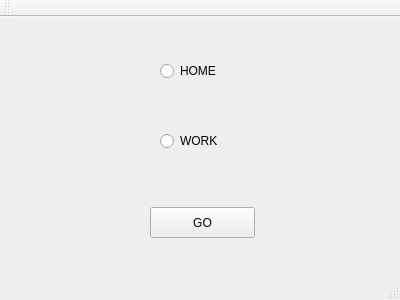
<?xml version="1.0" encoding="UTF-8"?>
<ui version="4.0">
 <class>MainWindow</class>
 <widget class="QMainWindow" name="MainWindow">
  <property name="geometry">
   <rect>
    <x>0</x>
    <y>0</y>
    <width>400</width>
    <height>300</height>
   </rect>
  </property>
  <property name="windowTitle">
   <string>MainWindow</string>
  </property>
  <widget class="QWidget" name="centralWidget">
   <widget class="QPushButton" name="Go_B">
    <property name="geometry">
     <rect>
      <x>150</x>
      <y>190</y>
      <width>105</width>
      <height>31</height>
     </rect>
    </property>
    <property name="text">
     <string>GO</string>
    </property>
   </widget>
   <widget class="QRadioButton" name="Home_RB">
    <property name="geometry">
     <rect>
      <x>160</x>
      <y>40</y>
      <width>125</width>
      <height>28</height>
     </rect>
    </property>
    <property name="text">
     <string>HOME</string>
    </property>
    <attribute name="buttonGroup">
     <string notr="true">Paths_RBs</string>
    </attribute>
   </widget>
   <widget class="QRadioButton" name="Work_RB">
    <property name="geometry">
     <rect>
      <x>160</x>
      <y>110</y>
      <width>125</width>
      <height>28</height>
     </rect>
    </property>
    <property name="text">
     <string>WORK</string>
    </property>
    <attribute name="buttonGroup">
     <string notr="true">Paths_RBs</string>
    </attribute>
   </widget>
  </widget>
  <widget class="QMenuBar" name="menuBar">
   <property name="geometry">
    <rect>
     <x>0</x>
     <y>0</y>
     <width>400</width>
     <height>29</height>
    </rect>
   </property>
  </widget>
  <widget class="QToolBar" name="mainToolBar">
   <attribute name="toolBarArea">
    <enum>TopToolBarArea</enum>
   </attribute>
   <attribute name="toolBarBreak">
    <bool>false</bool>
   </attribute>
  </widget>
  <widget class="QStatusBar" name="statusBar"/>
 </widget>
 <layoutdefault spacing="6" margin="11"/>
 <resources/>
 <connections/>
 <buttongroups>
  <buttongroup name="Paths_RBs"/>
 </buttongroups>
</ui>
